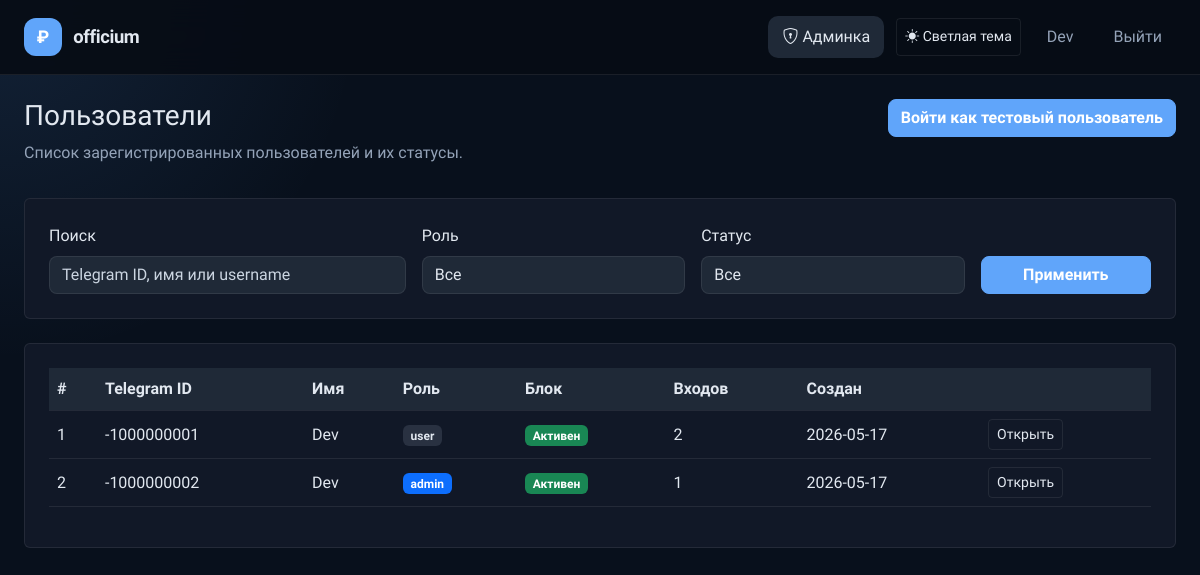
The app's page /admin/users (signed in), older data.
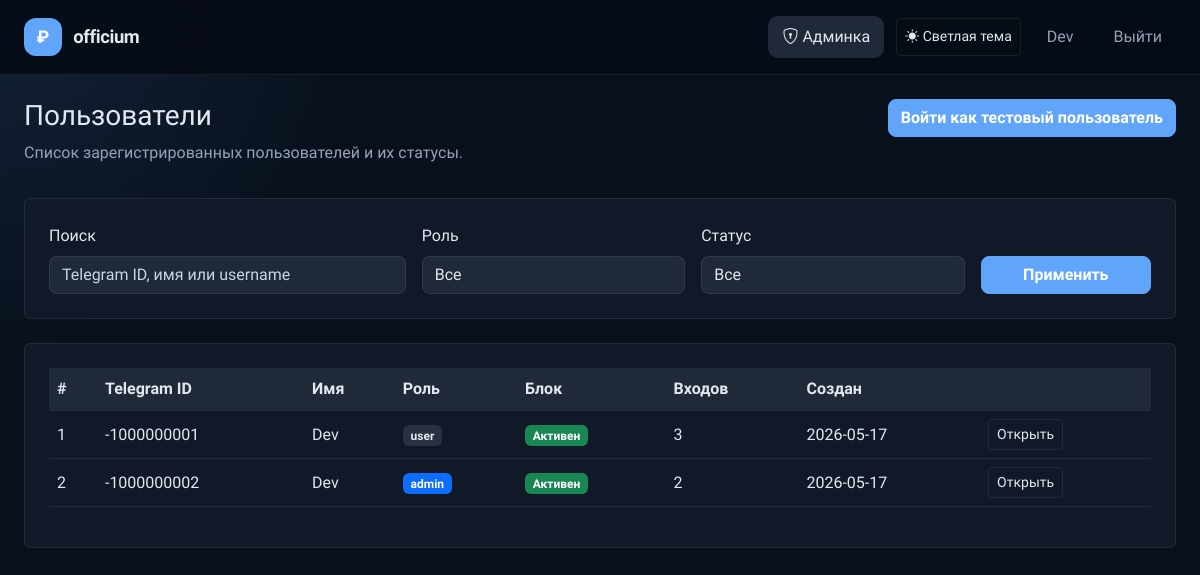
The same page, newer data.
### app/models.py (models this page shows, shortened)
class User(UserMixin, db.Model):
    __tablename__ = 'users'
    id = db.Column(db.Integer, primary_key=True)
    telegram_id = db.Column(db.BigInteger, unique=True, nullable=False)
    username = db.Column(db.String(80), nullable=True)
    first_name = db.Column(db.String(100), nullable=True)
    last_name = db.Column(db.String(100), nullable=True)
    photo_url = db.Column(db.String(255), nullable=True)
    auth_date = db.Column(db.DateTime, nullable=True)
    created_at = db.Column(db.DateTime, default=datetime.utcnow, nullable=False)
    role = db.Column(db.Enum('user', 'admin', 'superadmin'), nullable=False, default='user')
    is_blocked = db.Column(db.Boolean, default=False, nullable=False)
    last_login_ip = db.Column(db.String(100), nullable=True)
    last_user_agent = db.Column(db.Text, nullable=True)
    login_count = db.Column(db.Integer, default=0, nullable=False)
    google_id = db.Column(db.String(50), unique=True, nullable=True)
    email = db.Column(db.String(120), nullable=True, index=True)
    avatar_url = db.Column(db.String(255), nullable=True)
    debts = db.relationship('Debt', back_populates='user', lazy=True, cascade='all, delete-orphan')
    incomes = db.relationship('Income', back_populates='user', lazy=True, cascade='all, delete-orphan')
    expenses = db.relationship('Expense', back_populates='user', lazy=True, cascade='all, delete-orphan')
    activity_logs = db.relationship('ActivityLog', back_populates='user', lazy=True, cascade='all, delete-orphan')
    @property
    def is_admin(self):
        return self.role in ('admin', 'superadmin')
    @property
    def is_superadmin(self):
        return self.role == 'superadmin'

### app/routes/admin.py (the view, shortened to what this page needs)
    @app.route('/admin/users')
    @admin_required
    def admin_users():
        role_filter = request.args.get('role')
        status_filter = request.args.get('status')
        search_query = (request.args.get('q') or '').strip()
        users_query = User.query
        if role_filter in ('user', 'admin', 'superadmin'):
            users_query = users_query.filter_by(role=role_filter)
        if status_filter == 'blocked':
            users_query = users_query.filter_by(is_blocked=True)
        elif status_filter == 'active':
            users_query = users_query.filter_by(is_blocked=False)
        users = users_query.order_by(User.role.desc(), User.created_at.desc()).all()
        return render_template('admin_users.html', users=users, role_filter=role_filter, status_filter=status_filter, q=search_query)

### app/utils.py (called while the page is built)
def get_setting(key, default=None):
    try:
        setting = AppSetting.query.filter_by(key=key).first()
        return setting.value if setting else default
    except Exception:
        return default

def get_dictionary_values(dictionary_type):
    try:
        entries = DictionaryEntry.query.filter_by(dictionary_type=dictionary_type, is_active=True).order_by(DictionaryEntry.value.asc()).all()
        return [entry.value for entry in entries]
    except Exception:
        return []

def admin_required(view):
    @wraps(view)
    def wrapper(*args, **kwargs):
        if not getattr(current_user, 'is_authenticated', False) or not getattr(current_user, 'is_admin', False):
            return redirect(url_for('index'))
        return view(*args, **kwargs)
    return wrapper

### templates/admin_users.html (shortened to what this page needs)
{% extends 'base.html' %}
{% block content %}
<div class="d-flex justify-content-between align-items-start mb-3">
    <div>
        <h1 class="h3">Пользователи</h1>
        <p class="text-muted">Список зарегистрированных пользователей и их статусы.</p>
    </div>
    <form method="post" action="{{ url_for('admin_impersonate_test') }}">
        <button type="submit" class="btn btn-primary">Войти как тестовый пользователь</button>
    </form>
</div>
<div class="card p-4 mb-4">
    <form method="get" class="row g-3 align-items-end">
        <div class="col-md-4">
            <label class="form-label">Поиск</label>
            <input type="search" name="q" class="form-control" value="{{ q or '' }}" placeholder="Telegram ID, имя или username">
        </div>
        <div class="col-md-3">
            <label class="form-label">Роль</label>
            <select name="role" class="form-select">
                <option value="">Все</option>
            </select>
        </div>
        <div class="col-md-3">
            <label class="form-label">Статус</label>
            <select name="status" class="form-select">
                <option value="">Все</option>
            </select>
        </div>
        <div class="col-md-2 d-grid">
            <button type="submit" class="btn btn-primary">Применить</button>
        </div>
    </form>
</div>
<div class="card p-4">
    <div class="table-responsive">
        <table class="table table-hover align-middle">
            <thead>
                <tr>
                    <th>#</th>
                    <th>Telegram ID</th>
                    <th>Имя</th>
                    <th>Роль</th>
                    <th>Блок</th>
                    <th>Входов</th>
                    <th>Создан</th>
                    <th></th>
                </tr>
            </thead>
            <tbody>
                {% for user in users %}
                <tr>
                    <td>{{ user.id }}</td>
                    <td>{{ user.telegram_id }}</td>
                    <td>{{ user.first_name or user.username or '—' }}</td>
                    <td>
                        {% if user.role == 'superadmin' %}
                        <span class="badge bg-danger">superadmin</span>
                        {% elif user.role == 'admin' %}
                        <span class="badge bg-primary">admin</span>
                        {% else %}
                        <span class="badge bg-secondary">user</span>
                        {% endif %}
                    </td>
                    <td>{% if user.is_blocked %}<span class="badge bg-danger">Заблокирован</span>{% else %}<span class="badge bg-success">Активен</span>{% endif %}</td>
                    <td>{{ user.login_count }}</td>
                    <td>{{ user.created_at.strftime('%Y-%m-%d') if user.created_at else '—' }}</td>
                    <td>
                        <div class="btn-group" role="group">
                            <a href="{{ url_for('admin_user_detail', user_id=user.id) }}" class="btn btn-outline-primary btn-sm">Открыть</a>
                        </div>
                    </td>
                </tr>
                {% else %}
                <tr>
                    <td colspan="8" class="text-center text-muted">Нет пользователей.</td>
                </tr>
                {% endfor %}
            </tbody>
        </table>
    </div>
</div>
{% endblock %}

### templates/base.html (shortened to what this page needs)
<!DOCTYPE html>
<html lang="ru" data-theme="dark" data-bs-theme="dark">
<head>
    <link href="https://cdn.jsdelivr.net/npm/bootstrap@5.3.2/dist/css/bootstrap.min.css" rel="stylesheet">
    <link href="https://cdn.jsdelivr.net/npm/bootstrap-icons@1.11.3/font/bootstrap-icons.css" rel="stylesheet">
    <link href="{{ url_for('static', filename='css/style.css') }}" rel="stylesheet">
</head>
<body>
<nav class="navbar navbar-expand-lg">
    <div class="container-fluid px-4">
        <a class="navbar-brand" href="/">
            <span class="brand-icon">₽</span>
            <span class="brand-text">{{ app_name }}</span>
        </a>
        <div class="collapse navbar-collapse" id="navbarNav">
            <ul class="navbar-nav ms-auto align-items-center gap-1">
                {% set show_user_nav = not (current_user.is_authenticated and current_user.is_admin and request.path.startswith('/admin')) %}
                {% if current_user.is_authenticated and current_user.is_admin %}
                <li class="nav-item">
                    <a class="nav-link {% if request.path.startswith('/admin') %}active{% endif %}" href="{{ url_for('admin_dashboard') }}">
                        <i class="bi bi-shield-lock me-1"></i>Админка
                    </a>
                </li>
                {% endif %}
                <li class="nav-item ms-2">
                    <button id="themeToggleBtn" class="btn btn-outline-secondary btn-sm" type="button" aria-label="Переключить тему"></button>
                </li>
                <li class="nav-item ms-2">
                    {% if current_user.is_authenticated %}
                    <span class="nav-link disabled pe-0">{{ current_user.first_name or current_user.username or 'Пользователь' }}</span>
                    {% endif %}
                </li>
                <li class="nav-item ms-2">
                    {% if current_user.is_authenticated %}
                    <a class="nav-link" href="{{ url_for('logout') }}">Выйти</a>
                    {% else %}
                    <a class="nav-link" href="{{ url_for('login') }}">Войти</a>
                    {% endif %}
                </li>
            </ul>
        </div>
    </div>
</nav>
<main class="app-main container-fluid px-4 py-4">
    {% block content %}{% endblock %}
</main>
</body>
</html>

Row changes from the older to the newer data that the page shows:
changed User id 2: login_count "1" → "2"
changed User id 1: login_count "2" → "3"
